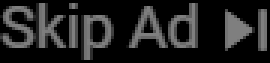
#> input picture images/template5.png, 90 x 21 px (shown 3 times larger)
$ python skip.py
#> lines starting #> are read from the running program, lines starting #| are printed output that depends on the picture
import cv2
import numpy as np
import pyautogui
import time

# all images load
# flag
# 1 -> color
# 0 -> grayscale
# -1 -> unchanged Alpha channel replication
try:
    template3 = cv2.imread('./images/template3.png', 0)
    template4 = cv2.imread('./images/template4.png', 0)
    template5 = cv2.imread('./images/template5.png', 0)
#> template5 is the input picture: shape (21, 90); min 0, max 127, mean 33.5
    template6 = cv2.imread('./images/template6.png', 0)
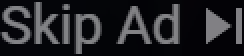
#> input picture images/template6.png, 122 x 28 px (shown 2 times larger)
#> template6: shape (28, 122); min 2, max 131, mean 35.4
    template7 = cv2.imread('./images/template7.png', 0)
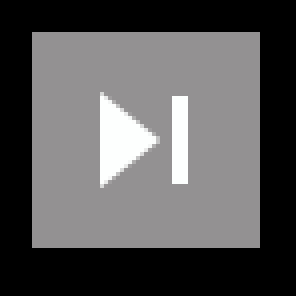
#> input picture images/template7.png, 74 x 74 px (shown 4 times larger)
#> template7: shape (74, 74); min 0, max 254, mean 86.9
except expression as identifier:
    print("error loading images for comaprison")

# image matching threshold
threshold = 0.7

# [43 lines left out: function skipper, not called in this run]
